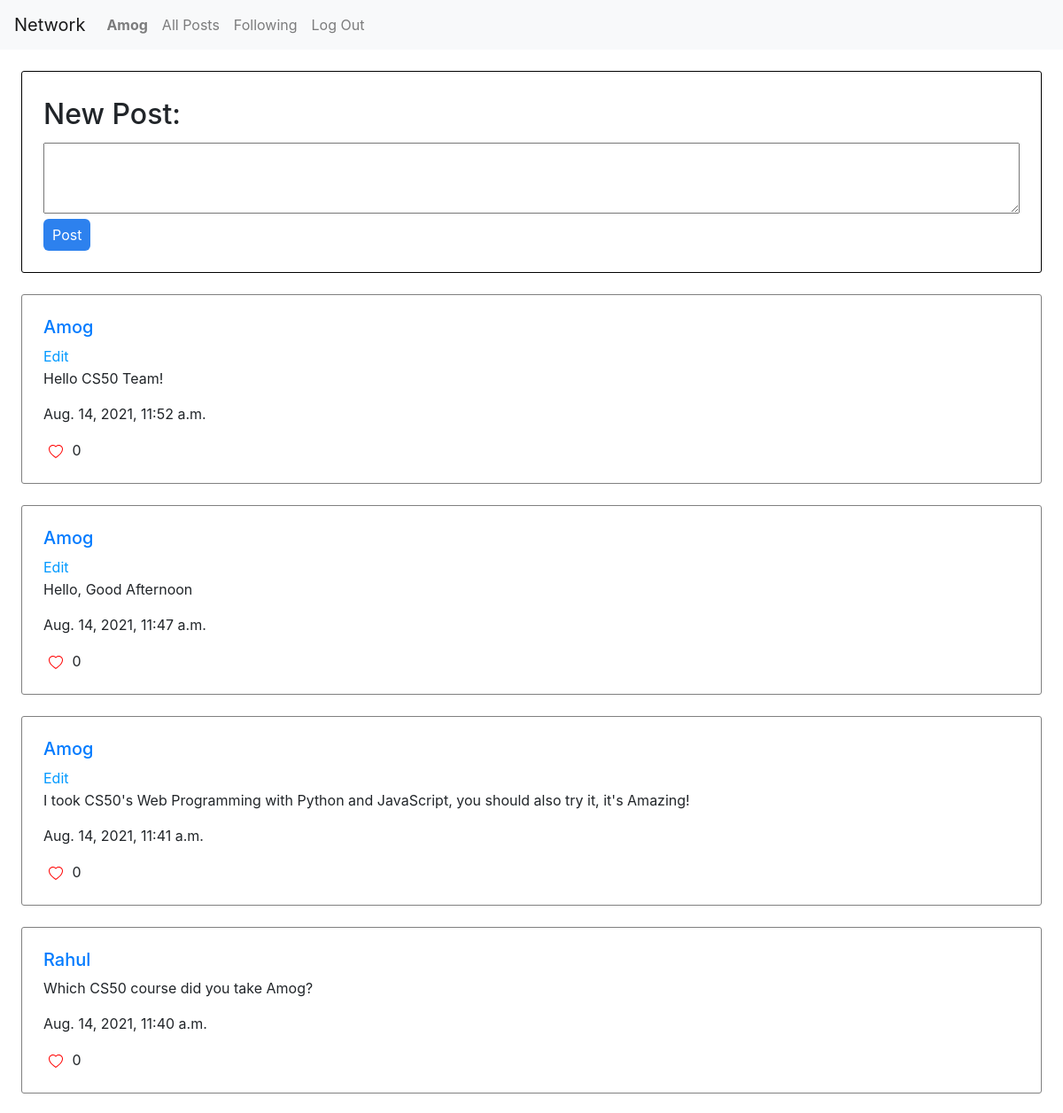
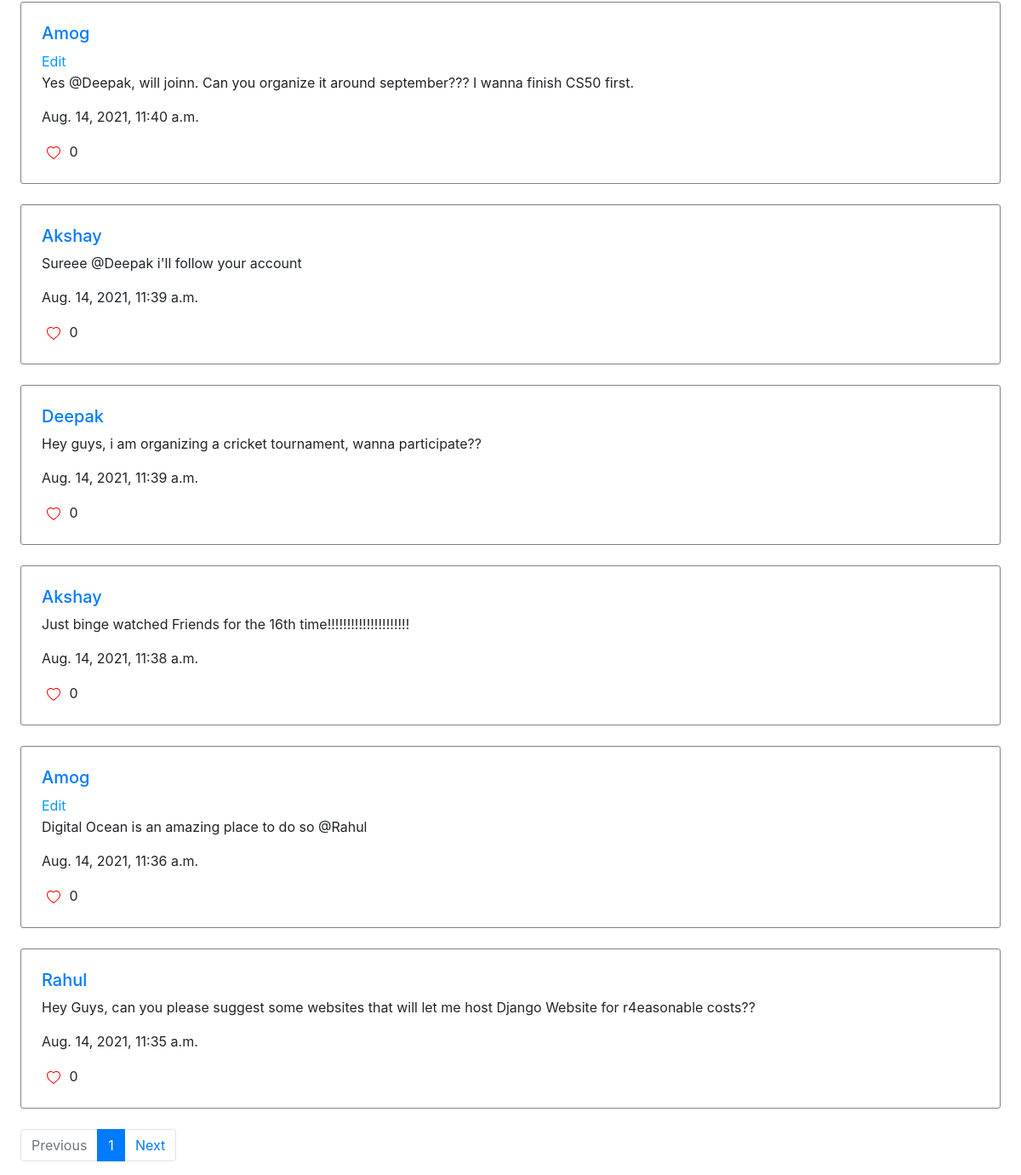
/ (signed in), run on the app's committed database (2 pictures, top to bottom).
### network/models.py (models this page shows, shortened)
class User(AbstractUser):
    pass

class Post(models.Model):
    poster=models.ForeignKey(User,on_delete=models.CASCADE,related_name="poster")
    post_content=models.TextField(default=None,verbose_name="New Post")
    date=models.DateTimeField(default=datetime.datetime.now())
    likes=models.ManyToManyField(User,blank=True,related_name="post")

### network/views.py (the view, shortened to what this page needs)
# urls.py: path("", views.index, name="index"),
def index(request):
    all_post = Post.objects.all()[::-1]
    paginator = Paginator(all_post, 10)
    page_number = request.GET.get('page')
    page_obj = paginator.get_page(page_number)
    return render(request,"network/index.html",{
        "post_form":CreatePost(),
        'page_obj':page_obj
    })

### network/views.py
class CreatePost(forms.ModelForm):
    class Meta:
        model=Post
        fields=['post_content','date']
        widgets = {'date': forms.HiddenInput()}

### network/templates/network/index.html (shortened to what this page needs)
{% extends "network/layout.html" %}
{% block body %}
    <div style="margin-top: 2%; margin-left: 2%; margin-right: 2%; border: 1px solid black; padding: 2%; border-radius: 3px;">
        <form action="{% url 'index' %}" method="POST">
            {{post_form}}
            <div><input class="button_blue" type="submit" value="Post"></div>
        </form>
    </div>
    <div style="display: grid; grid-template-columns: 100%;">
        {% for post in page_obj %}
            <div id="normal_div{{post.id}}" style="margin-top: 2%; margin-left: 2%; margin-right: 2%; border: 1px solid gray; padding: 2%; border-radius: 3px;">
                <h5><a href="{% url 'profile' post.poster %}">{{post.poster}}</a></h5>
                {% if request.user == post.poster %}
                    <button class="edit_button_class" id="edit_button{{post.id}}" style="padding-left: 0; outline: none; appearance: none; border: none; background-color: transparent; color: rgb(0, 153, 255);">Edit</button>
                {% endif %}
                <p id="content{{post.id}}" >{{post.post_content}}</p>
                <p>{{post.date}}</p>
                {% if user.is_authenticated %}
                    <div>
                        {% if request.user in post.likes.all %}
                            <button style="background-color: transparent; border: none; outline: none;" data-like_status="0" onclick="sendRequest(this.id,this.getAttribute('data-like_status'))" id="{{post.id}}" class="like_button"><svg xmlns="http://www.w3.org/2000/svg" width="16" height="16" fill="currentColor" class="bi bi-heart-fill" viewBox="0 0 16 16" style="color: red;">
                                <path fill-rule="evenodd" d="M8 1.314C12.438-3.248 23.534 4.735 8 15-7.534 4.736 3.562-3.248 8 1.314z"/></svg>
                            </button>
                        {% else %}
                            <button style="background-color: transparent; border: none; outline: none;" data-like_status="1" onclick="sendRequest(this.id,this.getAttribute('data-like_status'))" id="{{post.id}}" class="like_button">
                            </button>
                        {% endif %}
                        <span id="likecount{{post.id}}">{{ post.likes.all.count }}</span>
                    </div>
                {% endif %}
            </div>
        {% endfor %}
    </div>
    <nav style="margin-left: 2%; margin-top: 2%;" aria-label="...">
        <ul class="pagination">
            {% if page_obj.has_previous %}
                <li class="page-item">
                    <a class="page-link" href="?page={{page_obj.previous_page_number}}">Previous</a>
                </li>
            {% else %}
                <li class="page-item disabled">
                    <a class="page-link" href="#" tabindex="-1" aria-disabled="true">Previous</a>
                </li>
            {% endif %}
          <li class="page-item active" aria-current="page">
            <a class="page-link" href="?page={{page_obj.number}}">{{page_obj.number}}</a>
          </li>
            {% if page_obj.has_next %}
            <li class="page-item">
                <a class="page-link" href="?page={{page_obj.next_page_number}}">Next</a>
            </li>
            {% else %}
                <li class="page-item disabled">
                    <a class="page-link" href="#" tabindex="-1" aria-disabled="true">Next</a>
                </li>
            {% endif %}
        </ul>
    </nav>
{% endblock %}

### network/templates/network/layout.html (shortened to what this page needs)
{% load static %}
<!DOCTYPE html>
<html lang="en">
    <head>
        <link rel="stylesheet" href="https://stackpath.bootstrapcdn.com/bootstrap/4.4.1/css/bootstrap.min.css">
        <link href="{% static 'network/styles.css' %}" rel="stylesheet">
    </head>
    <body>
        <nav class="navbar navbar-expand-lg navbar-light bg-light">
            <a class="navbar-brand" href="{% url 'index' %}">Network</a>
            <div>
              <ul class="navbar-nav mr-auto">
                {% if user.is_authenticated %}
                    <li class="nav-item">
                        <a class="nav-link" href="{% url 'profile' user.username %}"><strong>{{ user.username }}</strong></a>
                    </li>
                {% endif %}
                <li class="nav-item">
                  <a class="nav-link" href="{% url 'index' %}">All Posts</a>
                </li>
                {% if user.is_authenticated %}
                    <li class="nav-item">
                        <a class="nav-link" href="{% url 'following' %}">Following</a>
                    </li>
                    <li class="nav-item">
                        <a class="nav-link" href="{% url 'logout' %}">Log Out</a>
                    </li>
                {% endif %}
              </ul>
            </div>
          </nav>
        <div class="body">
            {% block body %}
            {% endblock %}
        </div>
    </body>
</html>

### network/static/network/styles.css (style rules this page uses)
.button_blue { background-color: rgb(45, 129, 238); border-radius: 6px; border-color: rgb(45, 129, 238); border: 0; padding: 6px; color: white; padding-left: 10px; padding-right: 10px; }
#id_post_content { height: 5em; width: 100%; }
label { width: 100%; font-weight: 500; font-size: xx-large; }

### data on the page
User: username "Amog"
Post: poster "Amog", post_content "Hello CS50 Team!", date "Aug. 14, 2021, 11:52 a.m.", likes.all.count "0"
Post: poster "Amog", post_content "Hello, Good Afternoon", date "Aug. 14, 2021, 11:47 a.m.", likes.all.count "0"
Post: poster "Amog", post_content "I took CS50's Web Programming with Python and JavaScript, you should also try it, it's Amazing!", date "Aug. 14, 2021, 11:41 a.m.", likes.all.count "0"
Post: poster "Rahul", post_content "Which CS50 course did you take Amog?", date "Aug. 14, 2021, 11:40 a.m.", likes.all.count "0"
Post: poster "Amog", post_content "Yes @Deepak, will joinn. Can you organize it around september??? I wanna finish CS50 first.", date "Aug. 14, 2021, 11:40 a.m.", likes.all.count "0"
Post: poster "Akshay", post_content "Sureee @Deepak i'll follow your account", date "Aug. 14, 2021, 11:39 a.m.", likes.all.count "0"
Post: poster "Deepak", post_content "Hey guys, i am organizing a cricket tournament, wanna participate??", date "Aug. 14, 2021, 11:39 a.m.", likes.all.count "0"
Post: poster "Akshay", post_content "Just binge watched Friends for the 16th time!!!!!!!!!!!!!!!!!!!!!", date "Aug. 14, 2021, 11:38 a.m.", likes.all.count "0"
Post: poster "Amog", post_content "Digital Ocean is an amazing place to do so @Rahul", date "Aug. 14, 2021, 11:36 a.m.", likes.all.count "0"
Post: poster "Rahul", post_content "Hey Guys, can you please suggest some websites that will let me host Django Website for r4easonable costs??", date "Aug. 14, 2021, 11:35 a.m.", likes.all.count "0"

### other printed values
{{ page_obj.number }} "1"
